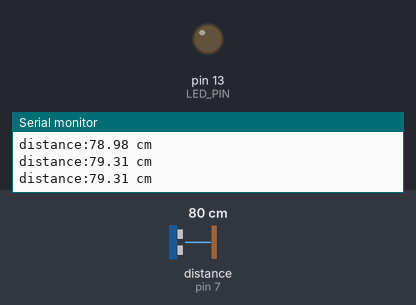
This sketch was run on a simulated Arduino Uno, built with avr-gcc and run on an emulated ATmega328P. Parts: output pins drawn as LEDs (lit = HIGH), the last lines printed to the serial monitor. Wiring (inferred from the names in the program): ultrasonic range finder: trigger pin 6; echo pin 7. The test bench sets the inputs (shaded band); at power-on: distance to the obstacle (sensor on pin 7) 80 cm. The echo pulse lasts 58.3 µs per cm; pins used as bus, display or sensor lines are not drawn.

Above: at 1.3 s.
1.4 s: distance to the obstacle (sensor on pin 7) set to 55 cm
2.9 s: distance to the obstacle (sensor on pin 7) set to 46 cm
At 3.7 s:
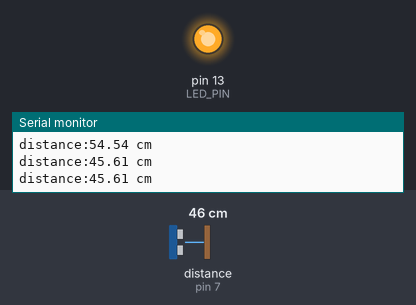
4.5 s: distance to the obstacle (sensor on pin 7) set to 120 cm
At 5.4 s:
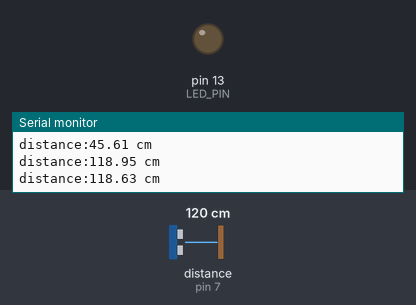
6.0 s: distance to the obstacle (sensor on pin 7) set to 47 cm
At 7.3 s:
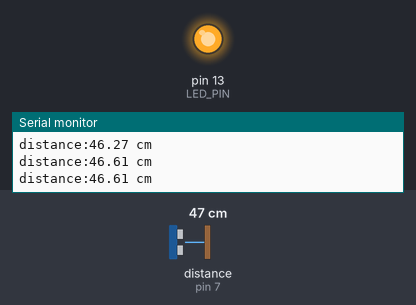
Timing chart, 0 to 8.5 s (numbered marks = the images above; inputs shaded):
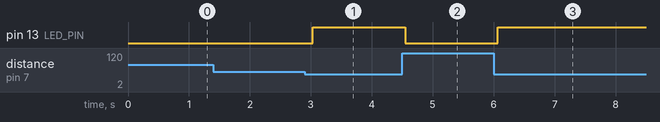

Measured:
- the behaviour switches between 51 and 50 cm on distance to the obstacle (sensor on pin 7) (found by bisection; images 0 and 1)
- after the input at 2.9 s, pin 13 (LED_PIN): LOW → HIGH after 0.13 s
- after the input at 4.5 s, pin 13 (LED_PIN): HIGH → LOW after 0.05 s
- after the input at 6.0 s, pin 13 (LED_PIN): LOW → HIGH after 0.07 s

The sketch:

ultrasonic_code.ino
```cpp
const int TRIG_PIN = 6;
const int ECHO_PIN = 7;
const int LED_PIN = 13;
const int DISTANCE_THRESHOLD = 50;

float duration_us, distance_cm;

void setup() {
  Serial.begin (9600);
  pinMode(TRIG_PIN, OUTPUT);
  pinMode(ECHO_PIN, INPUT);
  pinMode(LED_PIN, OUTPUT);
}

void loop() {
  digitalWrite(TRIG_PIN, HIGH);
  delayMicroseconds(10);
  digitalWrite(TRIG_PIN, LOW);

  duration_us = pulseIn(ECHO_PIN, HIGH);

  distance_cm = 0.017 * duration_us;

  if(distance_cm < DISTANCE_THRESHOLD)
    digitalWrite(LED_PIN, HIGH);

  else
    digitalWrite(LED_PIN, LOW);

  Serial.print("distance:");
  Serial.print(distance_cm);
  Serial.println(" cm");

  delay(500);

}
```
